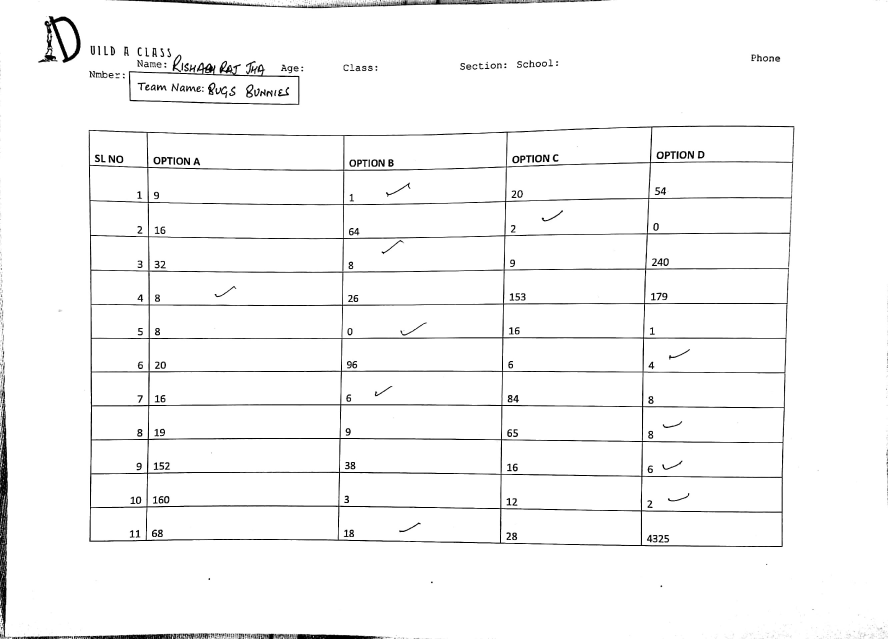
#> input picture original-2-1.jpg, 2664 x 1916 px, found by its file name (shown at 1/3 size)
$ python test4.py
#> lines starting #> are read from the running program, lines starting #| are printed output that depends on the picture; after the words box and inside, x2 and y2 are one past the last pixel; in counts of white or black regions, pixels touching at a corner belong together
import cv2
import numpy as np

from matplotlib import pyplot as plt
#import matplotlib.image as mpimg
print("1")
img = cv2.imread('Original-2-1.jpg')
#> img is the input picture: shape (1916, 2664, 3); min 0, max 255, mean 246.8


y0=0;x0=0;

gray = cv2.cvtColor(img,cv2.COLOR_BGR2GRAY)
edges = cv2.Canny(gray,50,150,apertureSize = 3)
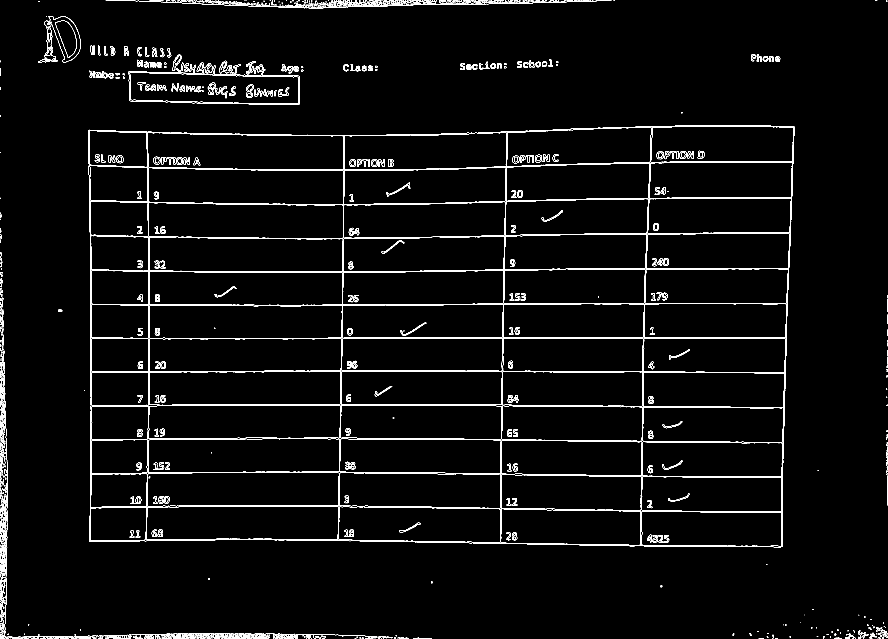
#> edges: shape (1916, 2664) (shown at 1/3 size); 2.2% white in thin lines or dots
minLineLength = 100
maxLineGap = 10
lines = cv2.HoughLinesP(edges,1,np.pi/180,100,minLineLength,maxLineGap)
#> lines = 1178 rows, first 6: [1932, 1015, 2208, 1015], [1127, 1624, 1159, 1624], [495, 1014, 983, 1014], [450, 1116, 544, 1116], [976, 1618, 1008, 1618], [1032, 1013, 1303, 1013]

Horizontal_lines=[]
Vertical_lines=[]

print("Plot Show")
#imgplot = plt.imshow(lines)
#plt.show()

img_crop_Horizontal=img[0:2000,2299:2500]
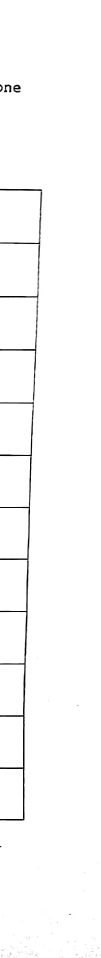
#> img_crop_Horizontal: shape (1916, 201, 3) (shown at 1/2 size); min 0, max 255, mean 251.4
img_crop_Horizontal2=img[0:2000,1500:1700]
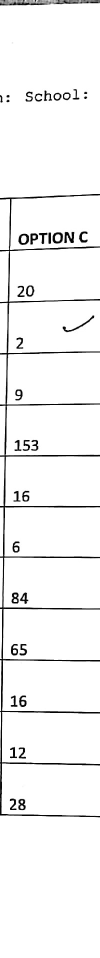
#> img_crop_Horizontal2: shape (1916, 200, 3) (shown at 1/2 size); min 0, max 255, mean 244
gray_crop = cv2.cvtColor(img_crop_Horizontal,cv2.COLOR_BGR2GRAY)


edges_crop = cv2.Canny(gray_crop,50,150,apertureSize = 3)
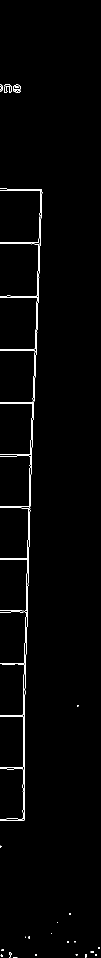
#> edges_crop: shape (1916, 201) (shown at 1/2 size); 1.2% white in thin lines or dots
minLineLength = 100
maxLineGap = 10
lines_crop = cv2.HoughLinesP(edges_crop,1,np.pi/180,100,minLineLength,maxLineGap)
#> lines_crop = 56 rows, first 6: [66, 839, 67, 804], [64, 886, 64, 870], [74, 659, 75, 612], [76, 533, 76, 505], [61, 972, 61, 949], [71, 678, 71, 661]

gray_crop2 = cv2.cvtColor(img_crop_Horizontal2,cv2.COLOR_BGR2GRAY)
edges_crop2 = cv2.Canny(gray_crop2,50,150,apertureSize = 3)
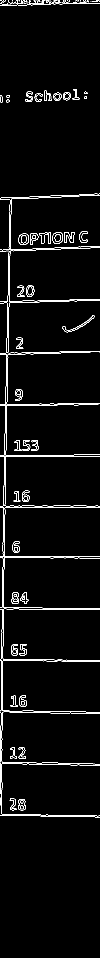
#> edges_crop2: shape (1916, 200) (shown at 1/2 size); 3% white in thin lines or dots, all inside (x1, y1, x2, y2) = (0, 0, 200, 1635)

minLineLength = 100
maxLineGap = 10
lines_crop2 = cv2.HoughLinesP(edges_crop2,1,np.pi/180,100,minLineLength,maxLineGap)
#> lines_crop2 = 83 rows, first 6: [10, 1008, 10, 965], [9, 1095, 9, 1068], [11, 808, 11, 775], [12, 898, 12, 842], [4, 1460, 4, 1424], [14, 675, 14, 654]

i=0
while i<len(lines):
    for x1,y1,x2,y2 in lines[i]:
        if abs(x1-x2)<3:
            b=[x1]
            Vertical_lines.append(b)
            i=i+1
        else:
            i=i+1
#> after the loop, Vertical_lines = 333 items, first 6: [1509], [1027], [1024], [2380], [1020], [448]; i = 1178


i=0
while i<len(lines_crop):
    for x1,y1,x2,y2 in lines_crop[i]:
        if abs(y1-y2)<10:
            b=[y1]
            Horizontal_lines.append(b)
            i=i+1
        else:
            i=i+1
#> this loop made 56 passes
#> after the loop, Horizontal_lines = []; i = 56


Horizontal_lines2=[]
i=0
while i<len(lines_crop2):
    for x1,y1,x2,y2 in lines_crop2[i]:
        if abs(y1-y2)<10:
            b=[y1]
            Horizontal_lines2.append(b)
            i=i+1
        else:
            i=i+1
#> this loop made 83 passes
#> after the loop, Horizontal_lines2 = 35 items, first 6: [1014], [1113], [912], [1218], [1630], [1631]; i = 83


horizontal_lines=Horizontal_lines+Horizontal_lines2
#> horizontal_lines has the same summary as Horizontal_lines2


horizontal_lines.sort()


Vertical_lines.sort()


horizontal_level=[]

j=0
while j<len(horizontal_lines)-1:
    a=horizontal_lines[j+1]
    b=horizontal_lines[j]
    d=np.array(a)-np.array(b)
    if abs(d)>30:
        horizontal_level.append(a)
        j=j+1
    else:
        j=j+1
#> this loop made 34 passes
#> (a, b, d) on passes 1 to 12: ([389], [9], [380]), ([391], [389], [2]), ([393], [391], [2]), ([395], [393], [2]), ([495], [395], [100]), ([496], [495], [1]), ([498], [496], [2]), ([499], [498], [1]), ([600], [499], [101]), ([600], [600], [0]), ([602], [600], [2]), ([704], [602], [102])
#> after the loop, horizontal_level = [[389], [495], [600], [704], [808], [910], [1011], [1113], [1216], [1320], [1423], [1525], [1628]]; j = 34


Vertical_level=[]

j=0
while j<len(Vertical_lines)-1:
    a=Vertical_lines[j+1]
    b=Vertical_lines[j]
    d=np.array(a)-np.array(b)
    if abs(d)>25:
        Vertical_level.append(a)
        j=j+1
    else:
        j=j+1
#> this loop made 332 passes
#> (a, b, d) on passes 1 to 12: ([1], [1], [0]), ([1], [1], [0]), ([3], [1], [2]), ([3], [3], [0]), ([4], [3], [1]), ([4], [4], [0]), ([5], [4], [1]), ([5], [5], [0]), ([5], [5], [0]), ([6], [5], [1]), ([8], [6], [2]), ([8], [8], [0])
#> after the loop, Vertical_level = [[142], [266], [384], [1014], [1500], [1922], [2345], [2661]]; j = 332


#question selection from matching point of tamplete (x0,y0)
y0=[y0]#assuming point is integer neither numpy or list convt here to list
question=[]
m=0
while m<len(horizontal_level)-1:
    if horizontal_level[m]<y0<horizontal_level[m+1]:
        qn=m+1+Which_side_paper_is_tested #here we dont know which is our question paper
        question.append(qn)
        m=m+1
    else:
        m=m+1
#> this loop made 12 passes
#> after the loop, m = 12; question = []


#point we get from template matching is (x0,y0)
x0=[x0]
answer=[]
if x0<Vertical_level[2]:
    answer.append('A')
else:
    x0=x0
if Vertical_level[3]>x0>Vertical_level[2]:
    answer.append('B')
else:
    x0=x0
if Vertical_level[4]>x0>Vertical_level[3]:
    answer.append('C')
else:
    answer.append('D')


#path = "E:\Hackfest\EU flag horizontal mono.jpg"


img2 = lines_crop2
#> img2 has the same summary as lines_crop2

t = "C:\\Users\\Avi\\PycharmProjects\\text5\\test.jpg"
template = cv2.imread(t,0)
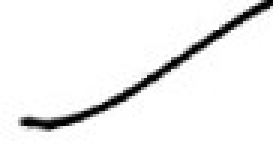
#> input picture test.jpg, 91 x 49 px, found by its file name (shown 3 times larger)
#> template is the input picture: shape (49, 91); min 0, max 255, mean 239.7

w, h = template.shape[::-1]
#> w = 91; h = 49


#compare all 3 methods of comparisons possible in the

methods = ['cv2.TM_CCOEFF', 'cv2.TM_CCOEFF_NORMED', 'cv2.TM_CCORR',
            'cv2.TM_CCORR_NORMED', 'cv2.TM_SQDIFF', 'cv2.TM_SQDIFF_NORMED']
for meth in methods:
    img = img2.copy()
    method = eval(meth)

    # Apply template Matching
#> (the run stopped early here; a loop or call above may not have finished)
